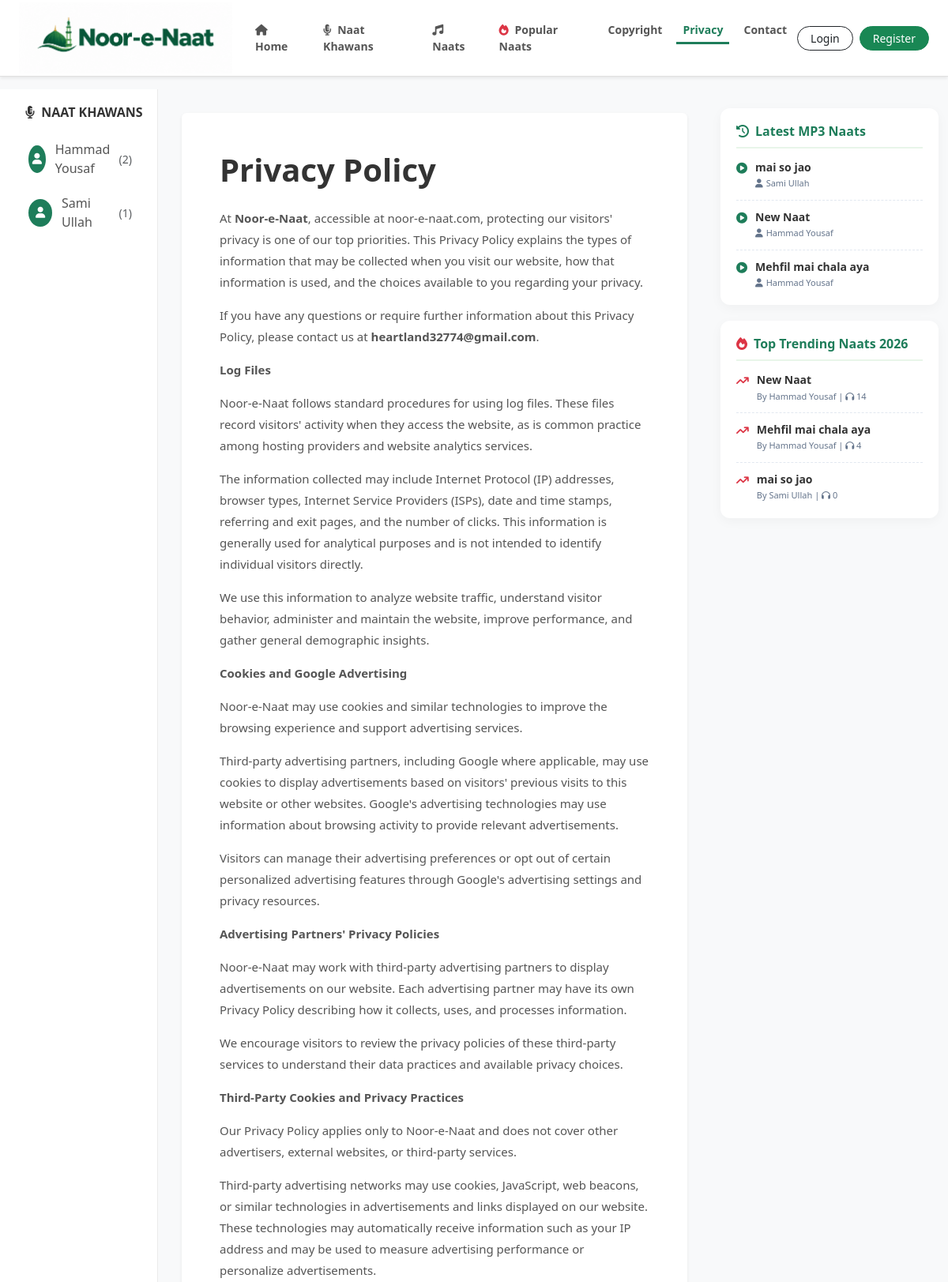
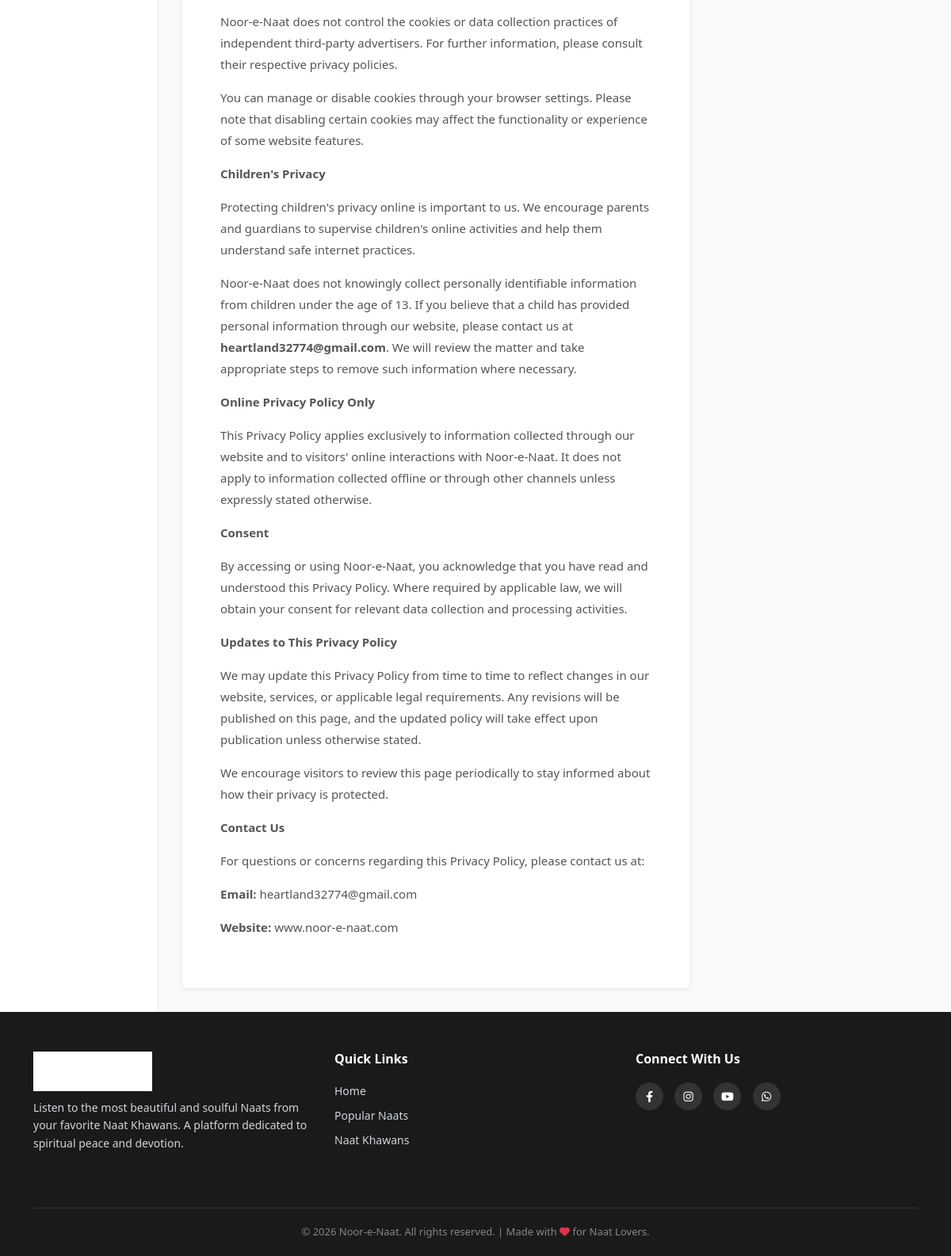
The app's page /privacy/ with its own data (2 pictures, top to bottom).
### naat_app/models.py (models this page shows, shortened)
class NaatKhawan(models.Model):
    name = models.CharField(max_length=200)
    image = models.ImageField(upload_to='naat_khawan/', blank=True, null=True)

class PageContent(models.Model):
    PAGE_CHOICES = [
        ('privacy', 'Privacy Policy'),
        ('copyright', 'Copyright Policy'),
        ('contact', 'Contact Us'),
    ]
    page_name = models.CharField(max_length=20, choices=PAGE_CHOICES, unique=True)
    title = models.CharField(max_length=200, help_text="Page ka heading")
    content = models.TextField(help_text="Page ka poora content yahan likhein")

class Naat(models.Model):
    title = models.CharField(max_length=200)
    naat_khawan = models.ForeignKey(NaatKhawan, on_delete=models.CASCADE, related_name='naats')
    audio_file = models.FileField(upload_to='naats/')
    uploaded_at = models.DateTimeField(auto_now_add=True)
    is_live = models.BooleanField(default=True)
    is_popular = models.BooleanField(default=False)
    views = models.IntegerField(default=0, help_text="Kitni dafa suni gayi")

### naat_app/views.py (the view)
# urls.py: path('privacy/', views.privacy_page, name='privacy_page'),
def privacy_page(request):
    khawans = NaatKhawan.objects.all()
    for k in khawans:
        k.naat_count = Naat.objects.filter(naat_khawan=k, is_live=True).count()
    latest_naats = Naat.objects.filter(is_live=True).order_by('-uploaded_at')[:10]
    trending_naats = Naat.objects.filter(is_live=True).order_by('-views')[:10]
    page_data = PageContent.objects.filter(page_name='privacy').first()
    context = {'khawans': khawans, 'latest_naats': latest_naats, 'trending_naats': trending_naats, 'page_data': page_data}
    return render(request, 'pages/privacy.html', context)

### naat_app/templates/pages/privacy.html (shortened to what this page needs)
{% extends 'base.html' %}
{% block content %}
<div class="container-fluid mt-3">
    <div class="row">
        <div class="col-md-3 col-lg-2 sidebar d-none d-md-block">
            <h5><i class="fa-solid fa-microphone-lines me-1"></i> Naat Khawans</h5>
            {% for khawan in khawans %}
                <a href="{% url 'khawan_profile' khawan.id %}" class="khawan-link">
                    {% if khawan.image %}<img src="{{ khawan.image.url }}" class="artist-img-sidebar" alt="{{ khawan.name }}">{% else %}<div class="artist-placeholder-sidebar"><i class="fa-solid fa-user"></i></div>{% endif %}
                    {{ khawan.name }} <span class="ms-1 text-muted small">({{ khawan.naat_count }})</span>
                </a>
            {% endfor %}
        </div>
        <div class="col-12 col-md-6 col-lg-7 main-content">
            <div class="card p-4 p-md-5 shadow-sm border-0 content-card">
                <h1 class="fw-bold mb-4" style="color: #333;">
                    {% if page_data %}{{ page_data.title }}{% else %}Privacy Policy{% endif %}
                </h1>
                {% if page_data %}
                    <div>{{ page_data.content|safe|linebreaks }}</div>
                {% else %}
                    <p class="text-muted">Admin panel se is page ka content add karein.</p>
                {% endif %}
            </div>
        </div>
        <div class="col-md-3 col-lg-3 d-none d-md-block mt-4">
            <div class="right-widget">
                <h5><i class="fa-solid fa-clock-rotate-left me-2"></i>Latest MP3 Naats</h5>
                {% for l_naat in latest_naats %}
                <div class="widget-item">
                    <i class="fa-solid fa-circle-play widget-icon"></i>
                    <div class="widget-text">
                        <a href="{% url 'naat_detail' l_naat.id %}">{{ l_naat.title }}</a>
                        <small><i class="fa-solid fa-user me-1"></i>{{ l_naat.naat_khawan.name }}</small>
                    </div>
                </div>
                {% endfor %}
            </div>
            <div class="right-widget">
                <h5><i class="fa-solid fa-fire text-danger me-2"></i>Top Trending Naats 2026</h5>
                {% for t_naat in trending_naats %}
                <div class="widget-item">
                    <i class="fa-solid fa-arrow-trend-up text-danger widget-icon"></i>
                    <div class="widget-text">
                        <a href="{% url 'naat_detail' t_naat.id %}">{{ t_naat.title }}</a>
                        <small>By {{ t_naat.naat_khawan.name }} | <i class="fa-solid fa-headphones"></i> {{ t_naat.views }}</small>
                    </div>
                </div>
                {% endfor %}
            </div>
        </div>
    </div>
</div>
{% endblock %}

### records on screen
NaatKhawan: name "Hammad Yousaf", naat_count "2"
NaatKhawan: name "Sami Ullah", naat_count "1"
PageContent: title "Privacy Policy", content "At Noor-e-Naat , accessible at noor-e-naat.com, protecting our visitors' privacy is one of our top priorities. This Privacy Policy explains the types of information that may be collected when you visit our website, how that information is used, and the choices available to you regarding your privacy. If you have any questions or require further information about this Privacy Policy, please contact us at heartland32774@gmail.com . Log Files Noor-e-Naat follows standard procedures for using log files. These files record visitors' activity when they access the website, as is common practice among hosting providers and website analytics services. The information collected may include Internet…"
Naat: title "mai so jao", naat_khawan.name "Sami Ullah", views "0"
Naat: title "New Naat", naat_khawan.name "Hammad Yousaf", views "14"
Naat: title "Mehfil mai chala aya", naat_khawan.name "Hammad Yousaf", views "4"
